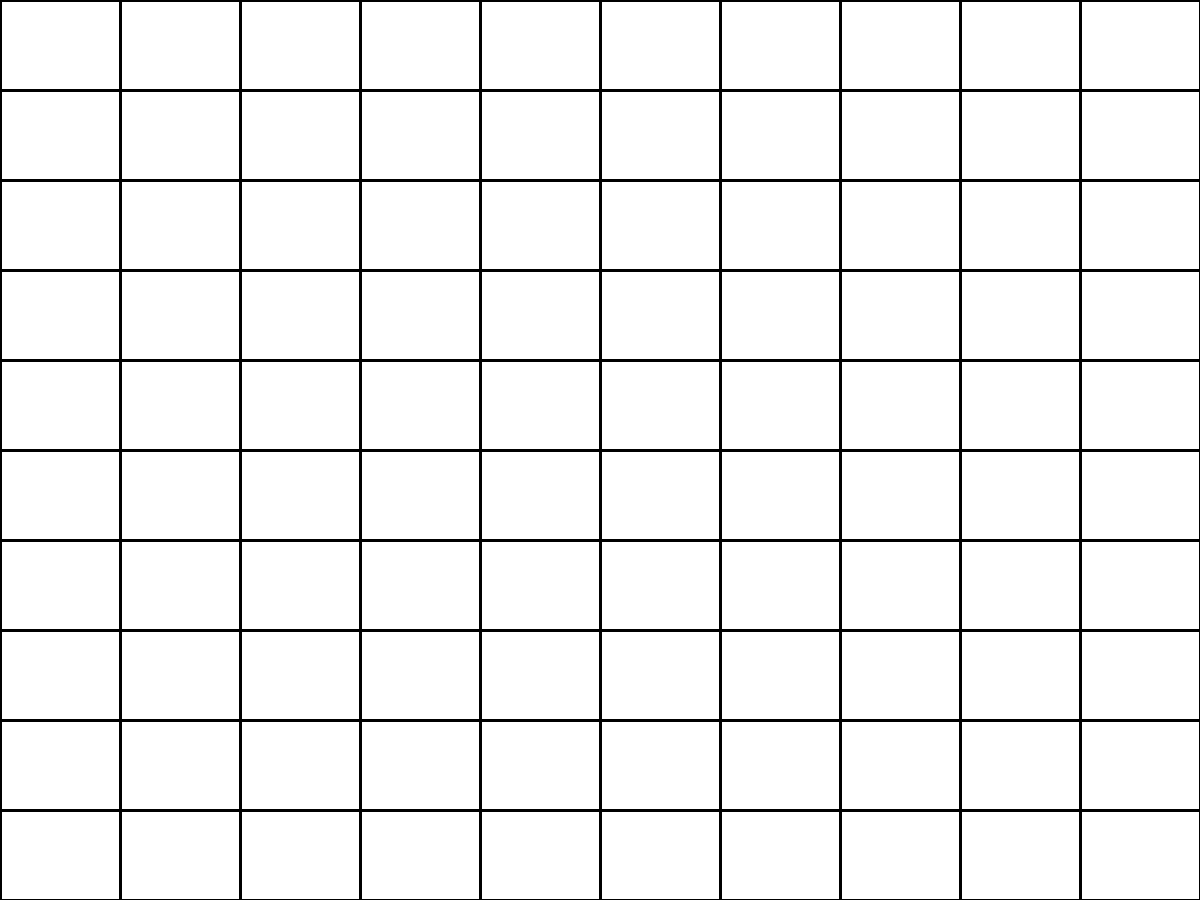
Frame 1 (no input)
Frame 60 (the mouse pressed at the canvas centre just before this capture): identical to frame 1, image omitted
Frame 120 (the mouse held since frame 60 and released just before this capture): identical to frame 1, image omitted

The Processing sketch that drew this single still picture (run headless with seeded random() and noise(); from frame 60 on, the mouse is pressed at the canvas centre):

// Processing sketch: setting_up_a_Grid_System
// ── setting_up_a_Grid_System.pde
void setup() {
  size(1200, 900);
}

void draw() {
  background(#f1f1f1);
  strokeWeight(3);
  float tilesX = 10;
  float tilesY = 10;
  float tileW = width / tilesX;
  float tileH = height / tilesY;
  
  for (int x = 0; x < tilesX; x++) {
    for (int y = 0; y < tilesY; y++) {
      rect(x*tileW, y*tileH, tileW, tileH);
    }
  }
}
